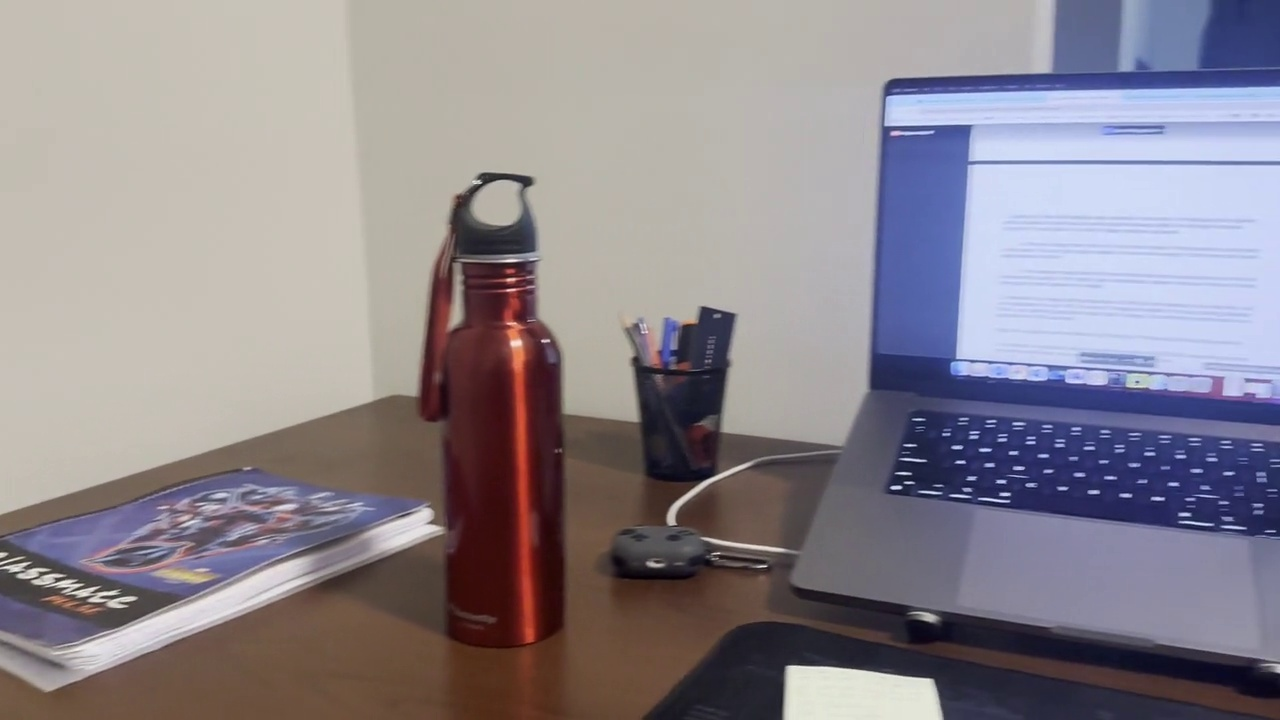
#> input picture A2/Q5/files/Frame1.jpg, 1280 x 720 px
$ python A2Q5.py
#> lines starting #> are read from the running program, lines starting #| are printed output that depends on the picture
#> further down, frame1 is the input picture: shape (720, 1280, 3); mean B, G, R 142.1, 135, 141.5
#> (key q is pressed here)
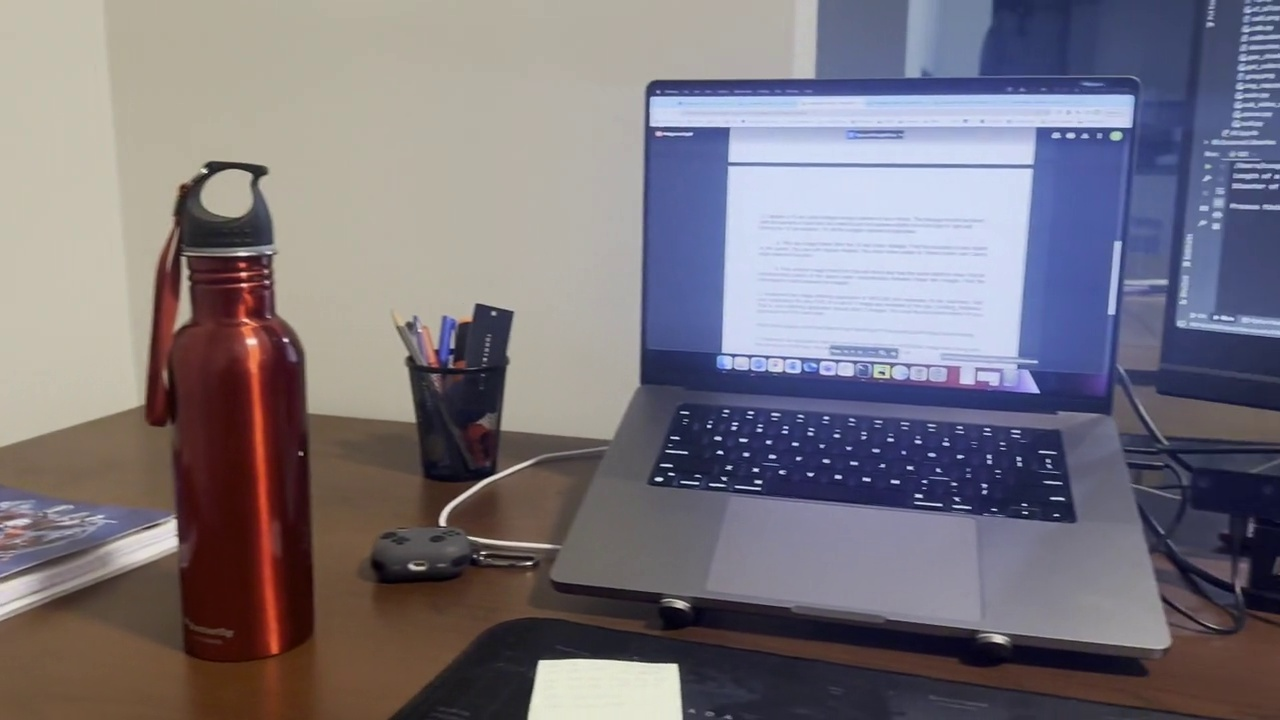
#> input picture A2/Q5/files/Frame2.jpg, 1280 x 720 px
#> further down, frame2 is the input picture: shape (720, 1280, 3); mean B, G, R 125.4, 116.5, 122
#> (key Esc is pressed here)
import cv2
import numpy as np


def extract_features_orb_and_stitch_images(frame1, frame2):
    gray_1 = cv2.cvtColor(frame1, cv2.COLOR_BGR2GRAY)
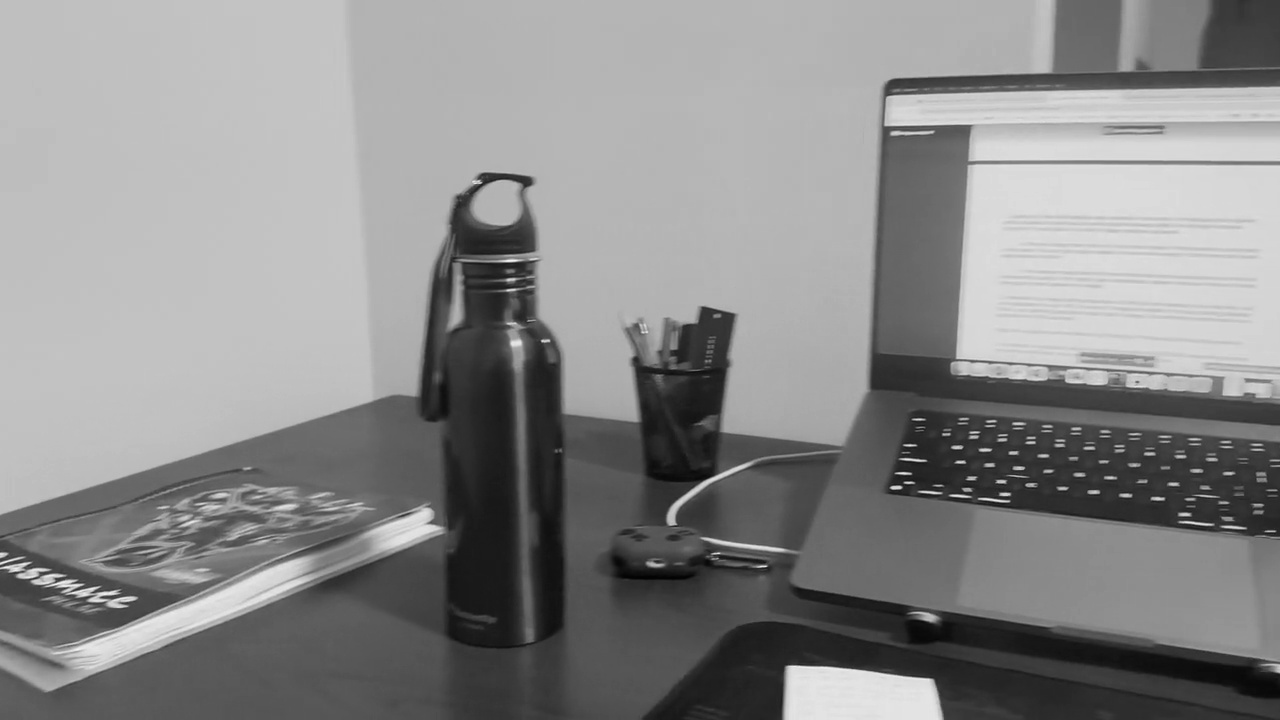
#> gray_1: shape (720, 1280); min 2, max 245, mean 137.7
    gray_2 = cv2.cvtColor(frame2, cv2.COLOR_BGR2GRAY)
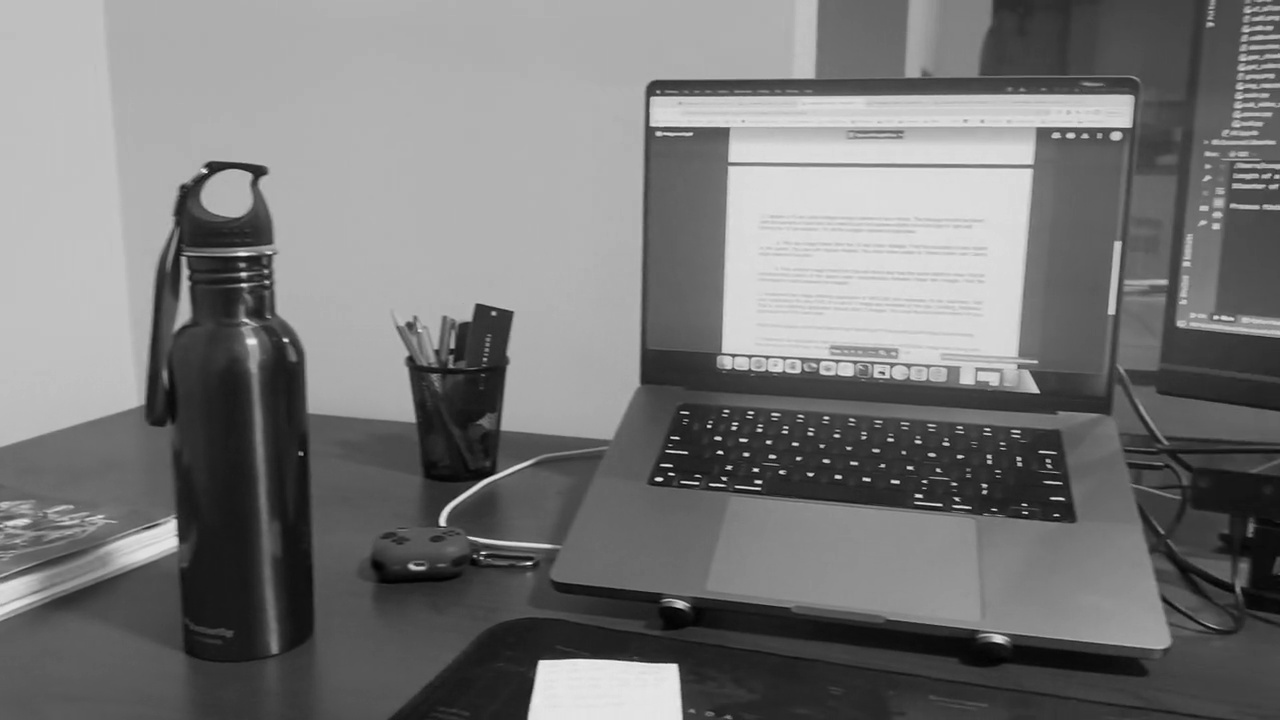
#> gray_2: shape (720, 1280); min 1, max 249, mean 119.1

    algortihm = cv2.ORB_create()

    kp_img1, desc_img1 = algortihm.detectAndCompute(gray_1, None)
#> kp_img1 = 500 keypoints; strongest (x, y, size): (900, 487, 31), (891, 487, 31), (1004, 481, 31), (892, 487, 37.2)
    kp_img2, desc_img2 = algortihm.detectAndCompute(gray_2, None)
#> kp_img2 = 500 keypoints; strongest (x, y, size): (661, 479, 31), (708, 426, 31), (656, 479, 31), (755, 469, 37.2)

    bf = cv2.BFMatcher()
    matches = bf.knnMatch(desc_img2, desc_img1, k=2)
#> matches = 500 matches

    features = []
    for m, n in matches:
        if m.distance < 0.6 * n.distance:
            features.append(m)
#> after the loop, features = 10 matches

    query_pts = np.float32([kp_img2[m.queryIdx]
                           .pt for m in features]).reshape(-1, 1, 2)
#> query_pts = [[725.8, 128.6], [669.8, 472.8], [203.2, 170], [657.3, 132.7], [724.1, 129.4], [651.9, 99.53], [207.8, 161.2], [723.8, 129], [268.7, 236.5], [444.3, 318.9]]
    train_pts = np.float32([kp_img1[m.trainIdx]
                           .pt for m in features]).reshape(-1, 1, 2)
#> train_pts = [[968.4, 126.5], [908.2, 480.2], [476.9, 180.4], [893.7, 132.7], [965.5, 126.9], [888.3, 97.04], [480.2, 174.2], [963.9, 129], [531.5, 247.8], [666.5, 322.5]]

    matrix, mask = cv2.findHomography(query_pts, train_pts, cv2.RANSAC, 5.0)
#> matrix = [[0.778, 0.531, 282.5], [-0.0536, 1.32, -10.93], [-0.000243, 0.000956, 1]]; mask = [1, 0, 1, 1, 1, 0, 1, 1, 1, 1]
    dst = cv2.warpPerspective(frame2, matrix, ((frame1.shape[1] + frame2.shape[1]), frame2.shape[0]))
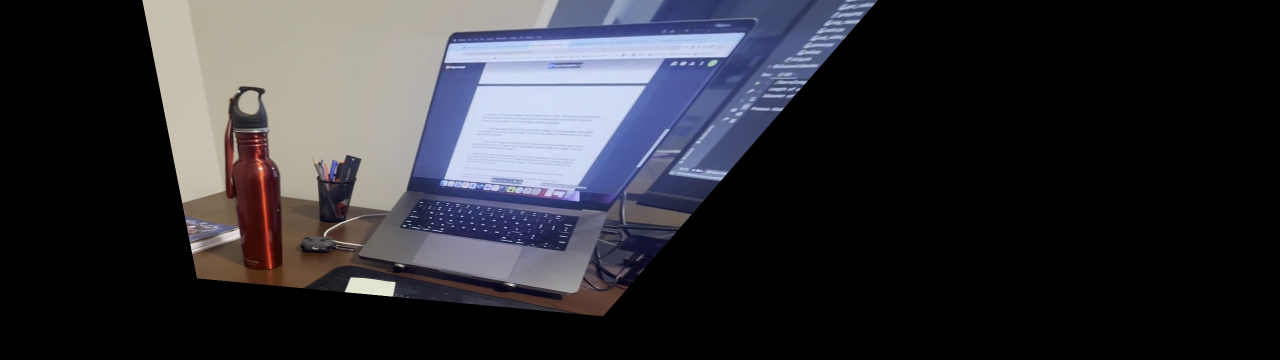
#> dst: shape (720, 2560, 3) (shown at 1/2 size); mean B, G, R 53.7, 48.1, 48.4
    dst[0:frame1.shape[0], 0:frame1.shape[1]] = frame1
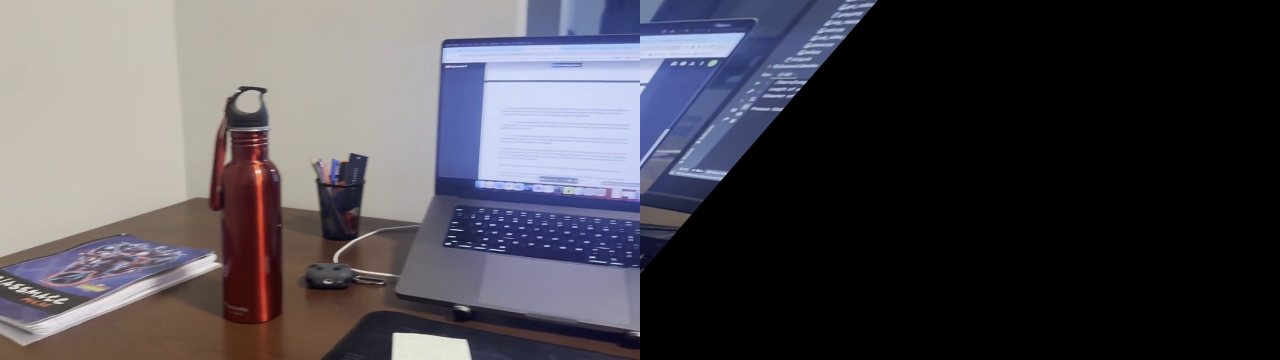
#> dst: shape (720, 2560, 3) (shown at 1/2 size); mean B, G, R 80.9, 74.4, 76.8

    return dst


def visualize_image(frame_name, frame):
    cv2.imshow(frame_name, frame)
    cv2.imwrite(frame_name + ".jpg", frame)
    if cv2.waitKey(0) == ord('q'):
        cv2.destroyAllWindows()


if __name__ == "__main__":
    frame1 = cv2.imread('files/Frame1.jpg')
    visualize_image("Frame1", frame1)

    frame2 = cv2.imread('files/Frame2.jpg')
    visualize_image("Frame2", frame2)

    stitched_image = extract_features_orb_and_stitch_images(frame1, frame2)

    visualize_image("Stitched Image - ORB", stitched_image)
